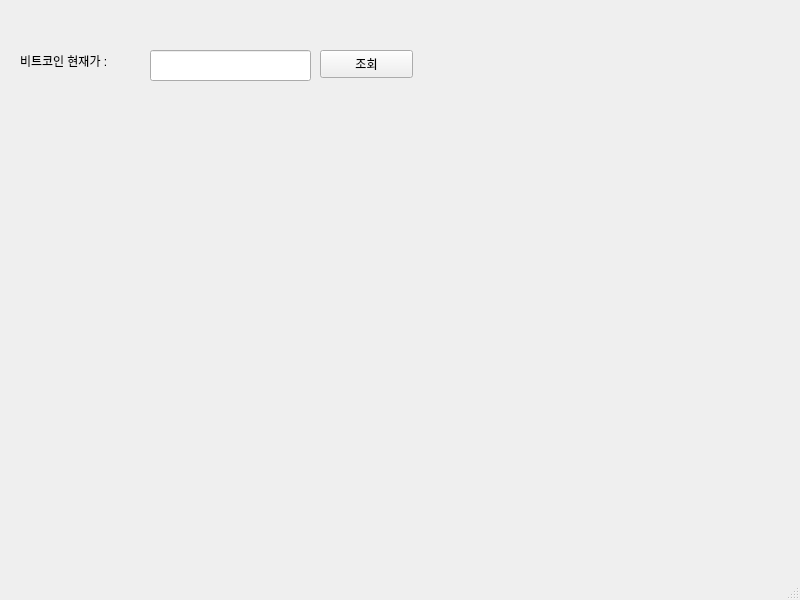
<?xml version="1.0" encoding="UTF-8"?>
<ui version="4.0">
 <class>cobit</class>
 <widget class="QMainWindow" name="cobit">
  <property name="geometry">
   <rect>
    <x>0</x>
    <y>0</y>
    <width>800</width>
    <height>600</height>
   </rect>
  </property>
  <property name="windowTitle">
   <string>MainWindow</string>
  </property>
  <widget class="QWidget" name="centralwidget">
   <widget class="QLabel" name="label">
    <property name="geometry">
     <rect>
      <x>20</x>
      <y>10</y>
      <width>151</width>
      <height>101</height>
     </rect>
    </property>
    <property name="text">
     <string>비트코인 현재가 : </string>
    </property>
   </widget>
   <widget class="QLineEdit" name="lineEdit">
    <property name="geometry">
     <rect>
      <x>150</x>
      <y>50</y>
      <width>161</width>
      <height>31</height>
     </rect>
    </property>
   </widget>
   <widget class="QPushButton" name="pushButton">
    <property name="geometry">
     <rect>
      <x>320</x>
      <y>50</y>
      <width>93</width>
      <height>28</height>
     </rect>
    </property>
    <property name="text">
     <string>조회</string>
    </property>
   </widget>
  </widget>
  <widget class="QStatusBar" name="statusbar"/>
  <widget class="QMenuBar" name="menubar">
   <property name="geometry">
    <rect>
     <x>0</x>
     <y>0</y>
     <width>800</width>
     <height>26</height>
    </rect>
   </property>
  </widget>
 </widget>
 <resources/>
 <connections/>
</ui>
